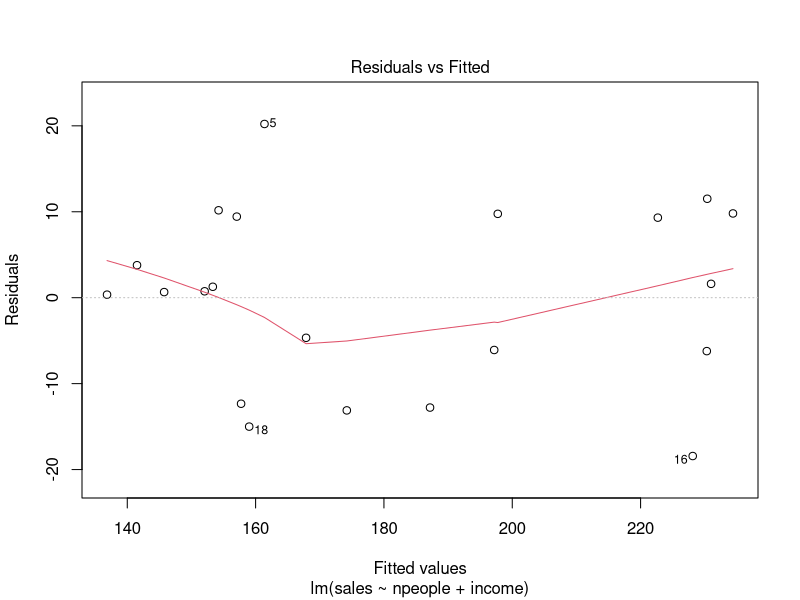
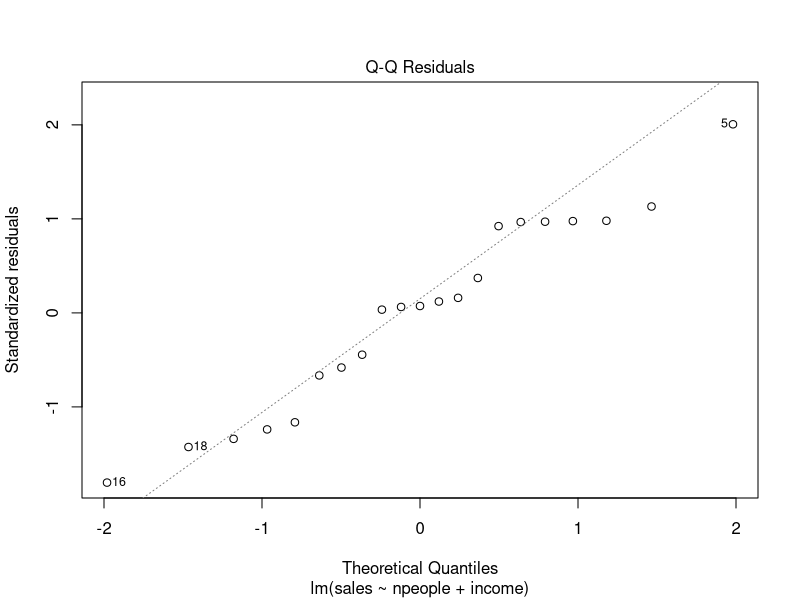
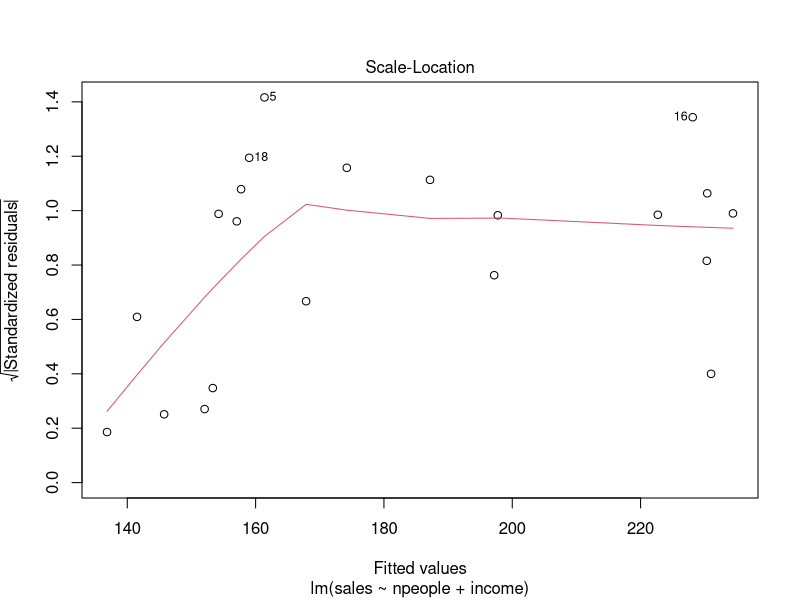
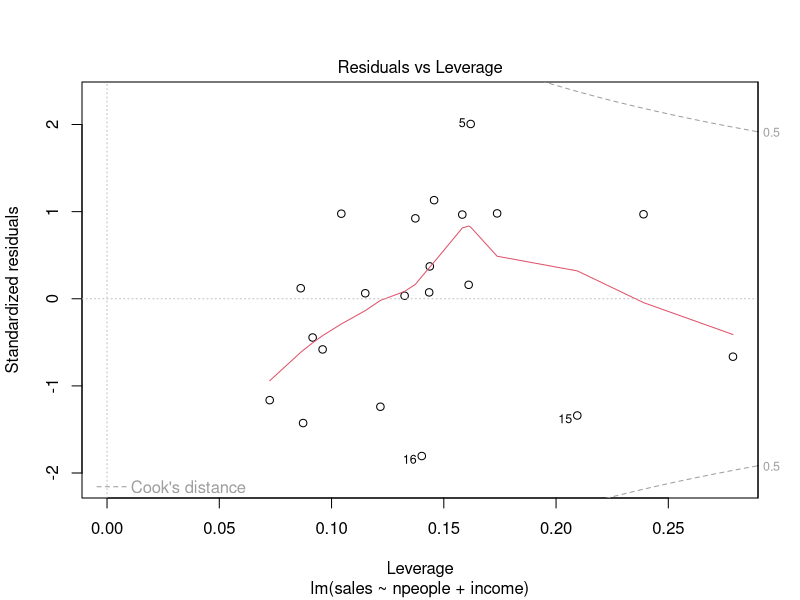
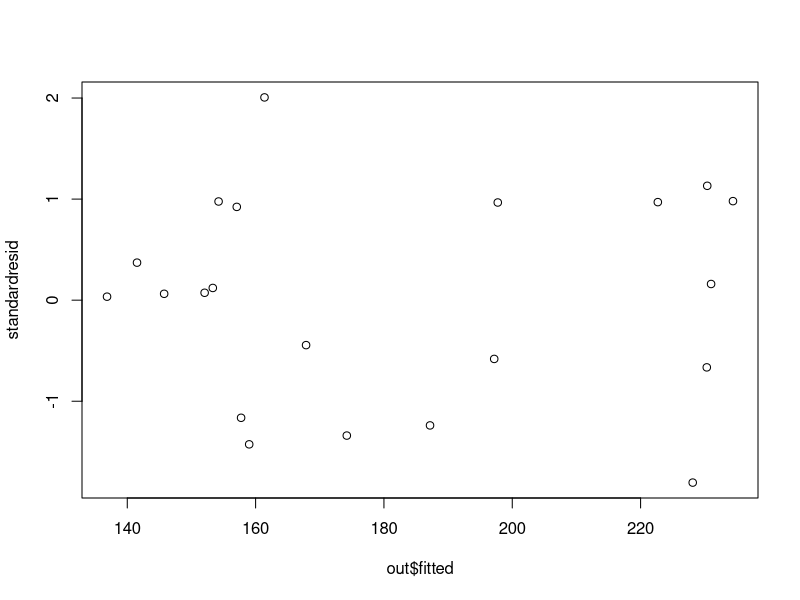
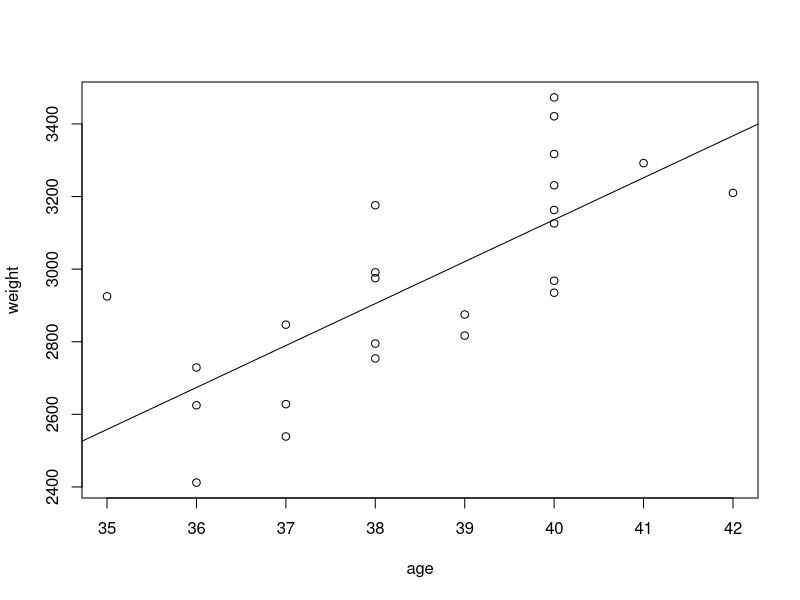

Here is the R script that generated these plots, in order:
## ---- chunk 1
library(tidyverse)
setwd("~/R/MATH552/lab2/")
## ---- chunk 2
dwaine <- read.table("../datasets/dwaine.dat")
names(dwaine) <- c("npeople","income","sales")
# head(dwaine)
attach(dwaine)
out <- lm(sales~npeople+income)
# out$fitted.values
# out$residuals
plot(out)
## ---- chunk 3
standardresid <- rstandard(out)
plot(out$fitted, standardresid)
## ---- chunk 4
influence.measures(out)
## ---- chunk 5
birthweight <- read.table("../datasets/birthweight.dat")
birthweight
attach(birthweight)
plot(age,weight)
bwfit <- lm(weight ~age)
abline(bwfit)
## ---- chunk 6
summary(bwfit)
## ---- chunk 7
t.test(age ~ sex, var.equal=TRUE)
bwfit2 <- lm(weight ~ sex)
summary(bwfit2)
t.test(weight ~ sex, var.equal=TRUE)
## ---- chunk 8
bwfit3 <- lm(weight ~ age + sex)
anova(bwfit,bwfit3)
## ---- chunk 9
bwfit4 <- lm(weight ~ age * sex)
bwfit4a <- lm(weight ~ age + sex + age:sex)
